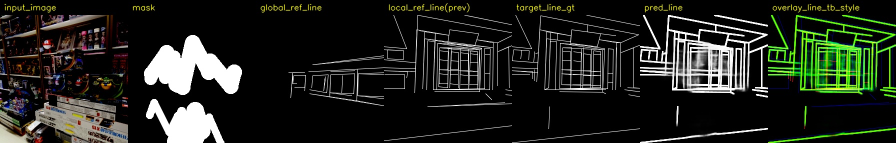
#> input picture manual_val_tb_collage.jpg, 1792 x 286 px (shown at 1/2 size); its folder holds only this picture in this run
$ python lsd_line_inference_acceration_whitefilter.py --input_path manual_val_tb_collage.jpg --output_path out
#> lines starting #> are read from the running program, lines starting #| are printed output that depends on the picture; after the words box and inside, x2 and y2 are one past the last pixel; in counts of white or black regions, pixels touching at a corner belong together
#> in _process_one, img is the input picture: shape (286, 1792, 3); mean B, G, R 30.5, 37, 33.9
# -*- coding: utf-8 -*-
"""
LSD line preprocessing: recursive images / image-list -> HAWP-compatible pkl files,
with optional line-map visualization saved as .jpg.

The output pkl format follows src.lsm_hawp.lsm_hawp_model.LSM_HAWP:
    {"lines": [[y1, x1, y2, x2], ...], "scores": [score, ...]}

Examples:
    python lsd_line_inference_acceration.py \
        -i ./tmp/masked_images \
        -o ./tmp/lsd_pkls \
        --save_line ./tmp/lsd_vis \
        --num_workers 16 \
        --min_length 8 \
        --white_overlap_ratio 0.25 \
        --save_list ./tmp/lsd_pkls.txt

If your Geo inference uses --image_size 256 while source images are not 256x256,
add --resize_to 256 so that pkl coordinates match dataset.load_wireframe(size=256).
"""

import argparse
import os
import pickle
import shutil
import multiprocessing as mp
from pathlib import Path
import re

import cv2
import numpy as np
from PIL import ImageFile
from tqdm import tqdm

# 允许加载轻微损坏/截断的图片，和 lsm_hawp_inference_acceration.py 保持一致。
ImageFile.LOAD_TRUNCATED_IMAGES = True

# suffix 已统一 lower，所以这里只放小写。
EXTS = {'.jpg', '.jpeg', '.png', '.bmp', '.webp', '.tif', '.tiff'}


def natural_key(path):
    name = Path(path).as_posix()
    return [int(t) if t.isdigit() else t.lower() for t in re.split(r'(\d+)', name)]


# [28 lines left out: functions safe_unlink_or_rmtree, read_path_list, not called in this run]


def collect_images(input_path: Path):
    """Return (image_paths, base_root). Supports directory or txt path-list."""
    input_path = input_path.expanduser().resolve()
    if input_path.is_dir():
        print(f'[INFO] Scanning images recursively in {input_path} ...')
        imgs = [p for p in input_path.rglob('*') if p.is_file() and p.suffix.lower() in EXTS]
        imgs = sorted(imgs, key=natural_key)
        base_root = input_path
    elif input_path.is_file() and input_path.suffix.lower() == '.txt':
        print(f'[INFO] Reading image list from {input_path} ...')
        imgs = read_path_list(input_path)
        parents = [str(p.parent) for p in imgs]
        base_root = Path(os.path.commonpath(parents)).resolve()
    elif input_path.is_file() and input_path.suffix.lower() in EXTS:
        imgs = [input_path]
        base_root = input_path.parent
    else:
        raise RuntimeError(f'Unsupported input_path: {input_path}')

    if not imgs:
        raise RuntimeError(f'No images found from input_path: {input_path}')
    return imgs, base_root


def build_lsd(args):
    refine_map = {
        0: getattr(cv2, 'LSD_REFINE_NONE', 0),
        1: getattr(cv2, 'LSD_REFINE_STD', 1),
        2: getattr(cv2, 'LSD_REFINE_ADV', 2),
    }
    refine = refine_map.get(int(args.lsd_refine), getattr(cv2, 'LSD_REFINE_STD', 1))

    if not hasattr(cv2, 'createLineSegmentDetector'):
        raise RuntimeError(
            'cv2.createLineSegmentDetector is unavailable in this OpenCV build. '
            'Please install opencv-python/opencv-contrib-python with LSD support.'
        )

    # Different OpenCV wheels expose slightly different signatures. Try full args first,
    # then fall back to refine-only.
    try:
        return cv2.createLineSegmentDetector(
            refine=refine,
            scale=float(args.lsd_scale),
            sigma_scale=float(args.lsd_sigma_scale),
            quant=float(args.lsd_quant),
            ang_th=float(args.lsd_ang_th),
            log_eps=float(args.lsd_log_eps),
            density_th=float(args.lsd_density_th),
            n_bins=int(args.lsd_n_bins),
        )
    except TypeError:
        return cv2.createLineSegmentDetector(refine)


def build_white_mask(img_bgr, args):
    """
    Detect pure-white filled mask areas from the input image.
    This is intended for white-mask object-removal inputs where masked pixels are
    filled by (255, 255, 255). JPEG compression is tolerated by white_thresh.
    """
    thresh = int(np.clip(getattr(args, 'white_thresh', 245), 0, 255))
    # BGR image: white if all three channels are close to white.
    white = np.all(img_bgr >= thresh, axis=2).astype(np.uint8)
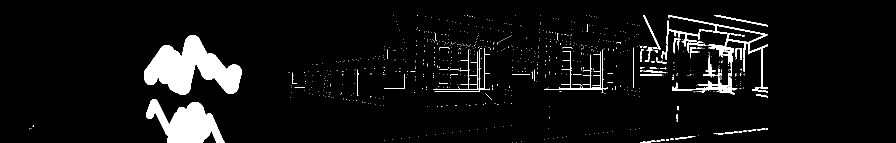
#> white: shape (286, 1792) (shown at 1/2 size); values 0 (black) and 1 (white), 5.9% white; 784 white regions (721 under 20 px), largest, box (x1, y1, x2, y2) and area: (288, 70, 484, 190) 12311, (292, 198, 449, 286) 7632, (1336, 30, 1536, 178) 2384

    k = int(getattr(args, 'white_dilate', 0) or 0)
    if k > 1:
        if k % 2 == 0:
            k += 1
        kernel = np.ones((k, k), dtype=np.uint8)
        white = cv2.dilate(white, kernel, iterations=1)
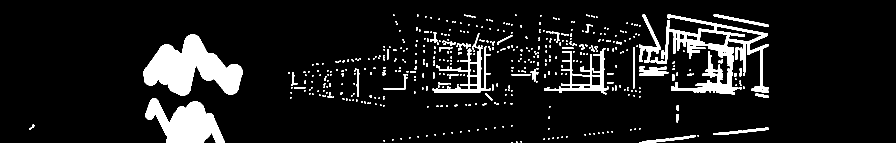
#> white: shape (286, 1792) (shown at 1/2 size); values 0 (black) and 1 (white), 9.3% white; 507 white regions (418 under 20 px), largest, box (x1, y1, x2, y2) and area: (287, 69, 485, 191) 13180, (1322, 29, 1537, 190) 9589, (291, 197, 450, 286) 8222
    return white.astype(bool)


def line_white_overlap_ratio(line_xyxy, white_mask, band_width=5):
    """
    Compute how much of a line support band overlaps with detected white-mask pixels.
    line_xyxy is [x1, y1, x2, y2].
    """
    h, w = white_mask.shape[:2]
    line_band = np.zeros((h, w), dtype=np.uint8)
    x1, y1, x2, y2 = [float(v) for v in line_xyxy]
    p1 = (int(round(np.clip(x1, 0, w - 1))), int(round(np.clip(y1, 0, h - 1))))
    p2 = (int(round(np.clip(x2, 0, w - 1))), int(round(np.clip(y2, 0, h - 1))))
    thickness = int(max(1, band_width))
    cv2.line(line_band, p1, p2, 1, thickness, cv2.LINE_AA)
    band = line_band > 0
    total = int(band.sum())
    if total <= 0:
        return 0.0, 0
    overlap = int(np.logical_and(band, white_mask).sum())
    return float(overlap) / float(total), overlap


def should_drop_by_white_overlap(line_xyxy, white_mask, args):
    """
    Drop mask-boundary or mask-interior line segments.
    A line is removed if its support band intersects too many pure-white pixels.
    """
    ratio, overlap = line_white_overlap_ratio(
        line_xyxy,
        white_mask,
        band_width=int(getattr(args, 'white_band_width', 5) or 5),
    )
    min_pixels = int(getattr(args, 'white_min_pixels', 5) or 5)
    ratio_thr = float(getattr(args, 'white_overlap_ratio', 0.25) or 0.25)
    return overlap >= min_pixels and ratio >= ratio_thr

def detect_lsd_lines(img_bgr, args):
    """Return lines in HAWP-compatible order [y1, x1, y2, x2], plus scores."""
    if args.resize_to and int(args.resize_to) > 0:
        size = int(args.resize_to)
        img_bgr = cv2.resize(img_bgr, (size, size), interpolation=cv2.INTER_AREA)

    white_mask = build_white_mask(img_bgr, args) if getattr(args, 'white_filter', True) else None

    gray = cv2.cvtColor(img_bgr, cv2.COLOR_BGR2GRAY)
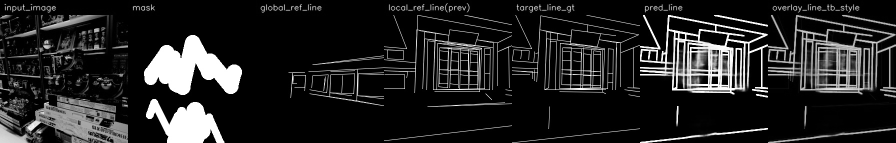
#> gray: shape (286, 1792) (shown at 1/2 size); min 0, max 255, mean 35.3
    if args.equalize_hist:
        gray = cv2.equalizeHist(gray)
    if args.gaussian_blur and int(args.gaussian_blur) > 1:
        k = int(args.gaussian_blur)
        if k % 2 == 0:
            k += 1
        gray = cv2.GaussianBlur(gray, (k, k), 0)

    lsd = build_lsd(args)
    detected = lsd.detect(gray)
    raw_lines = detected[0] if detected is not None else None
#> raw_lines = 1224 rows, first 6: [409.2, 158.1, 420.7, 159.9], [359.3, 188.9, 368.2, 189.5], [336.9, 89.25, 329.3, 89.49], [1374.2, 85.62, 1373.1, 145.6], [294.5, 168.4, 303.3, 169.6], [1335, 30.58, 1330.5, 103.1]

    out = []
    scores = []
    if raw_lines is None:
        return out, scores, gray.shape[:2]

    # raw_lines: N x 1 x 4, each line is [x1, y1, x2, y2]
    for line in raw_lines.reshape(-1, 4):
        x1, y1, x2, y2 = [float(v) for v in line]
        length = float(np.hypot(x2 - x1, y2 - y1))
        if length < float(args.min_length):
            continue
        if args.max_length and float(args.max_length) > 0 and length > float(args.max_length):
            continue
        if white_mask is not None and should_drop_by_white_overlap([x1, y1, x2, y2], white_mask, args):
            continue
        out.append([y1, x1, y2, x2])
        scores.append(1.0)
#> this loop made 1224 passes
#> length on passes 1, 2, 4: 11.7, 8.89, 60.01
#> pass 1, in line_white_overlap_ratio, `band = line_band > 0`:
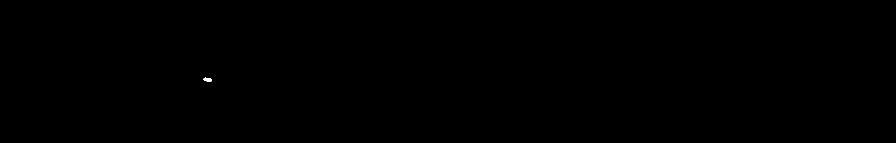
#> band: shape (286, 1792) bool (shown at 1/2 size); 0.02% white; 1 white region, box (x1, y1, x2, y2) and area: (407, 155, 424, 164) 104

    if args.max_lines and int(args.max_lines) > 0 and len(out) > int(args.max_lines):
        lengths = [np.hypot(l[3] - l[1], l[2] - l[0]) for l in out]
        idxs = np.argsort(lengths)[::-1][:int(args.max_lines)]
        out = [out[i] for i in idxs]
        scores = [scores[i] for i in idxs]

    return out, scores, gray.shape[:2]


def save_pkl(lines, scores, out_pkl: Path):
    out_pkl.parent.mkdir(parents=True, exist_ok=True)
    info = {
        'lines': np.asarray(lines, dtype=np.float32),
        'scores': np.asarray(scores, dtype=np.float32),
    }
    with open(out_pkl, 'wb') as f:
        pickle.dump(info, f, protocol=pickle.HIGHEST_PROTOCOL)


# [12 lines left out: function save_line_vis, not called in this run]


def _process_one(task):
    img_path, base_root, out_root, save_line_root, args_dict = task
    # Rebuild a lightweight argparse-like object inside worker.
    args = argparse.Namespace(**args_dict)
    cv2.setNumThreads(0)

    img_path = Path(img_path).resolve()
    base_root = Path(base_root).resolve()
    out_root = Path(out_root).resolve()
    save_line_root = Path(save_line_root).resolve() if save_line_root else None

    rel = img_path.relative_to(base_root)
    out_pkl = out_root / rel.parent / f'{img_path.stem}.pkl'
    out_jpg = save_line_root / rel.parent / f'{img_path.stem}.jpg' if save_line_root is not None else None

    if (not args.overwrite) and out_pkl.exists() and (out_jpg is None or out_jpg.exists()):
        return str(img_path), str(out_pkl), str(out_jpg) if out_jpg else '', 0, 'SKIP', ''

    img = cv2.imread(str(img_path), cv2.IMREAD_COLOR)
    if img is None:
        return str(img_path), str(out_pkl), str(out_jpg) if out_jpg else '', 0, 'FAIL', 'Failed to read image'

    try:
        lines, scores, hw = detect_lsd_lines(img, args)
        save_pkl(lines, scores, out_pkl)
        if out_jpg is not None:
            save_line_vis(lines, hw, out_jpg, thickness=args.line_thickness)
        return str(img_path), str(out_pkl), str(out_jpg) if out_jpg else '', len(lines), 'DONE', ''
    except Exception as e:
        return str(img_path), str(out_pkl), str(out_jpg) if out_jpg else '', 0, 'FAIL', str(e)


# [6 lines left out: function write_list, not called in this run]


def parse_args():
    parser = argparse.ArgumentParser(description='LSD preprocessing: recursive images/list -> HAWP-compatible pkl + optional line jpg')
    parser.add_argument('-i', '--input_path', type=str, required=True,
                        help='Input image root, a single image, or a txt path-list.')
    parser.add_argument('-o', '--output_path', type=str, required=True,
                        help='Output pkl root. Directory structure is preserved relative to input root/common parent.')
    parser.add_argument('--save_line', type=str, default='',
                        help='Optional output root for visualized line images (.jpg). Directory structure is preserved.')
    parser.add_argument('--save_list', type=str, default='',
                        help='Optional txt path to save generated pkl paths in the same order as input images.')
    parser.add_argument('--save_line_list', type=str, default='',
                        help='Optional txt path to save generated visualization jpg paths in the same order as input images.')
    parser.add_argument('--num_workers', type=int, default=16,
                        help='CPU worker processes. 0 means use all available CPU cores. Default: 16')
    parser.add_argument('--max_images', type=int, default=0,
                        help='Limit total images; 0 means all. Default: 0')
    parser.add_argument('--overwrite', action='store_true',
                        help='Overwrite existing pkl/jpg files.')
    parser.add_argument('--clear_output', action='store_true',
                        help='Remove output_path and save_line directory before processing. Use carefully.')

    # Geometry / filtering.
    parser.add_argument('--resize_to', type=int, default=0,
                        help='Resize image to square size before LSD and save coordinates in this size. 0 keeps original size. Use 256 for Geo image_size=256 if needed.')
    parser.add_argument('--min_length', type=float, default=8.0,
                        help='Drop LSD segments shorter than this length in pixels. Default: 8')
    parser.add_argument('--max_length', type=float, default=0.0,
                        help='Drop segments longer than this length; 0 disables. Default: 0')
    parser.add_argument('--max_lines', type=int, default=0,
                        help='Keep only the longest K lines; 0 disables. Default: 0')
    parser.add_argument('--line_thickness', type=int, default=1,
                        help='Line thickness for visualization jpg. Default: 1')

    # White-mask boundary suppression.
    parser.add_argument('--no_white_filter', dest='white_filter', action='store_false',
                        help='Disable white-mask overlap filtering. By default, lines that overlap many pure-white pixels are removed.')
    parser.set_defaults(white_filter=True)
    parser.add_argument('--white_thresh', type=int, default=245,
                        help='Pixels with all RGB/BGR channels >= this value are treated as white mask. Default: 245')
    parser.add_argument('--white_dilate', type=int, default=2,
                        help='Dilate detected white mask before filtering. Use odd kernel size; 0/1 disables. Default: 3')
    parser.add_argument('--white_band_width', type=int, default=5,
                        help='Line support band width for white-overlap test. Default: 5')
    parser.add_argument('--white_overlap_ratio', type=float, default=0.25,
                        help='Drop a line if white pixels occupy at least this ratio of its support band. Default: 0.25')
    parser.add_argument('--white_min_pixels', type=int, default=5,
                        help='Minimum white-overlap pixels required before dropping a line. Default: 5')

    # Basic image preprocessing.
    parser.add_argument('--equalize_hist', action='store_true',
                        help='Apply histogram equalization before LSD. Sometimes increases lines but may add texture noise.')
    parser.add_argument('--gaussian_blur', type=int, default=0,
                        help='Optional odd Gaussian kernel size before LSD; 0 disables. Example: 3')

    # LSD parameters. Defaults follow OpenCV defaults where possible.
    parser.add_argument('--lsd_refine', type=int, default=1, choices=[0, 1, 2],
                        help='LSD refine mode: 0=none, 1=std, 2=adv. Default: 1')
    parser.add_argument('--lsd_scale', type=float, default=0.8)
    parser.add_argument('--lsd_sigma_scale', type=float, default=0.6)
    parser.add_argument('--lsd_quant', type=float, default=2.0)
    parser.add_argument('--lsd_ang_th', type=float, default=22.5)
    parser.add_argument('--lsd_log_eps', type=float, default=0.0)
    parser.add_argument('--lsd_density_th', type=float, default=0.7)
    parser.add_argument('--lsd_n_bins', type=int, default=1024)

    return parser.parse_args()


def main():
    args = parse_args()
    in_path = Path(args.input_path).resolve()
    out_root = Path(args.output_path).resolve()
    save_line_root = Path(args.save_line).resolve() if args.save_line else None

    imgs, base_root = collect_images(in_path)
    imgs = sorted(imgs, key=natural_key)
    if args.max_images and args.max_images > 0:
        imgs = imgs[:args.max_images]

    if args.clear_output:
        safe_unlink_or_rmtree(out_root)
        if save_line_root is not None:
            safe_unlink_or_rmtree(save_line_root)

    out_root.mkdir(parents=True, exist_ok=True)
    if save_line_root is not None:
        save_line_root.mkdir(parents=True, exist_ok=True)

    total = len(imgs)
    if total == 0:
        raise RuntimeError('No images to process.')

    cpu_count = os.cpu_count() or 1
    if args.num_workers is None or int(args.num_workers) <= 0:
        n_workers = min(cpu_count, total)
    else:
        n_workers = min(max(1, int(args.num_workers)), total)

    print(f'[INFO] Input root/common parent : {base_root}')
    print(f'[INFO] Output pkl root          : {out_root}')
    if save_line_root is not None:
        print(f'[INFO] Save line jpg root      : {save_line_root}')
    print(f'[INFO] Total images            : {total}')
    print(f'[INFO] Workers                 : {n_workers}')
    print(f'[INFO] resize_to               : {args.resize_to}')
    print(f'[INFO] min_length              : {args.min_length}')
    print(f'[INFO] white_filter            : {args.white_filter}')
    if args.white_filter:
        print(f'[INFO] white_thresh            : {args.white_thresh}')
        print(f'[INFO] white_dilate            : {args.white_dilate}')
        print(f'[INFO] white_band_width        : {args.white_band_width}')
        print(f'[INFO] white_overlap_ratio     : {args.white_overlap_ratio}')

    # Keep only serializable simple values for workers.
    args_dict = vars(args).copy()
    tasks = [(str(p), str(base_root), str(out_root), str(save_line_root) if save_line_root else '', args_dict) for p in imgs]

    done = 0
    skipped = 0
    failed = 0
    line_counts = []
    pkl_paths_ordered = [None] * total
    jpg_paths_ordered = [None] * total

    def _handle_result(i, res):
        nonlocal done, skipped, failed
        img_path, out_pkl, out_jpg, n_lines, status, err = res
        pkl_paths_ordered[i] = out_pkl
        jpg_paths_ordered[i] = out_jpg if out_jpg else None
        if status == 'DONE':
            done += 1
            line_counts.append(int(n_lines))
        elif status == 'SKIP':
            skipped += 1
        else:
            failed += 1
            print(f'\n[FAILED] {img_path}\n         {err}\n')

    if n_workers <= 1:
        for i, task in enumerate(tqdm(tasks, desc='LSD', unit='img', dynamic_ncols=True)):
            _handle_result(i, _process_one(task))
    else:
        try:
            ctx = mp.get_context('fork')
        except ValueError:
            ctx = mp.get_context()
        chunksize = max(1, total // (n_workers * 8))
        with ctx.Pool(processes=n_workers, maxtasksperchild=200) as pool:
            for i, res in enumerate(tqdm(pool.imap(_process_one, tasks, chunksize=chunksize),
                                         total=total, desc='LSD', unit='img', dynamic_ncols=True)):
                _handle_result(i, res)

    if args.save_list:
        valid_pkls = [p for p in pkl_paths_ordered if p]
        write_list(Path(args.save_list), valid_pkls)
        print(f'[INFO] Pkl list saved          : {Path(args.save_list).resolve()}')

    if args.save_line_list and save_line_root is not None:
        valid_jpgs = [p for p in jpg_paths_ordered if p]
        write_list(Path(args.save_line_list), valid_jpgs)
        print(f'[INFO] Line jpg list saved     : {Path(args.save_line_list).resolve()}')

    mean_lines = float(np.mean(line_counts)) if line_counts else 0.0
    median_lines = float(np.median(line_counts)) if line_counts else 0.0

    print('\n' + '=' * 40)
    print('Summary')
    print(f'Total images       : {total}')
    print(f'Done               : {done}')
    print(f'Skipped            : {skipped}')
    print(f'Failed             : {failed}')
    print(f'Mean lines/image   : {mean_lines:.2f}')
#| Mean lines/image   : 743.00
    print(f'Median lines/image : {median_lines:.2f}')
#| Median lines/image : 743.00
    print('=' * 40)

    if failed > 0:
        raise SystemExit(1)


if __name__ == '__main__':
    main()
